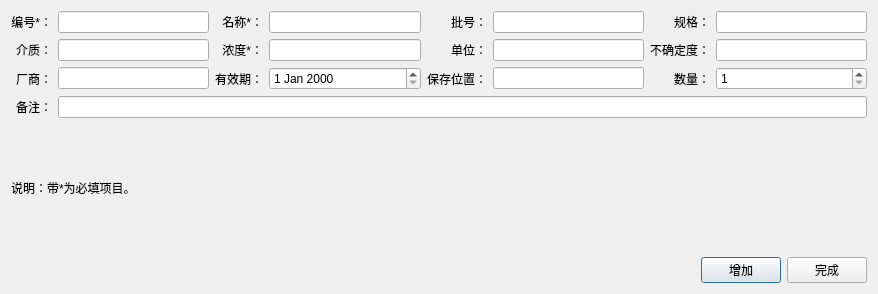
<?xml version="1.0" encoding="UTF-8"?>
<ui version="4.0">
 <class>RMAddUI</class>
 <widget class="QDialog" name="RMAddUI">
  <property name="geometry">
   <rect>
    <x>0</x>
    <y>0</y>
    <width>878</width>
    <height>294</height>
   </rect>
  </property>
  <property name="windowTitle">
   <string>Dialog</string>
  </property>
  <layout class="QVBoxLayout" name="verticalLayout">
   <item>
    <layout class="QGridLayout" name="gridLayout">
     <item row="0" column="4">
      <widget class="QLabel" name="label_4">
       <property name="text">
        <string>批号：</string>
       </property>
       <property name="alignment">
        <set>Qt::AlignRight|Qt::AlignTrailing|Qt::AlignVCenter</set>
       </property>
      </widget>
     </item>
     <item row="0" column="3">
      <widget class="QLineEdit" name="lineEdit_name"/>
     </item>
     <item row="3" column="0">
      <widget class="QLabel" name="label_12">
       <property name="text">
        <string>备注：</string>
       </property>
       <property name="alignment">
        <set>Qt::AlignRight|Qt::AlignTrailing|Qt::AlignVCenter</set>
       </property>
      </widget>
     </item>
     <item row="2" column="7">
      <widget class="QSpinBox" name="spinBox_amount">
       <property name="minimum">
        <number>1</number>
       </property>
      </widget>
     </item>
     <item row="1" column="3">
      <widget class="QDoubleEdit" name="lineEdit_conc"/>
     </item>
     <item row="0" column="2">
      <widget class="QLabel" name="label_3">
       <property name="text">
        <string>名称*：</string>
       </property>
       <property name="alignment">
        <set>Qt::AlignRight|Qt::AlignTrailing|Qt::AlignVCenter</set>
       </property>
      </widget>
     </item>
     <item row="1" column="2">
      <widget class="QLabel" name="label_5">
       <property name="text">
        <string>浓度*：</string>
       </property>
       <property name="alignment">
        <set>Qt::AlignRight|Qt::AlignTrailing|Qt::AlignVCenter</set>
       </property>
      </widget>
     </item>
     <item row="1" column="4">
      <widget class="QLabel" name="label_6">
       <property name="text">
        <string>单位：</string>
       </property>
       <property name="alignment">
        <set>Qt::AlignRight|Qt::AlignTrailing|Qt::AlignVCenter</set>
       </property>
      </widget>
     </item>
     <item row="3" column="1" colspan="7">
      <widget class="QLineEdit" name="lineEdit_mark"/>
     </item>
     <item row="0" column="6">
      <widget class="QLabel" name="label_7">
       <property name="text">
        <string>规格：</string>
       </property>
       <property name="alignment">
        <set>Qt::AlignRight|Qt::AlignTrailing|Qt::AlignVCenter</set>
       </property>
      </widget>
     </item>
     <item row="1" column="0">
      <widget class="QLabel" name="label_2">
       <property name="text">
        <string>介质：</string>
       </property>
       <property name="alignment">
        <set>Qt::AlignRight|Qt::AlignTrailing|Qt::AlignVCenter</set>
       </property>
      </widget>
     </item>
     <item row="1" column="6">
      <widget class="QLabel" name="label_8">
       <property name="text">
        <string>不确定度：</string>
       </property>
       <property name="alignment">
        <set>Qt::AlignRight|Qt::AlignTrailing|Qt::AlignVCenter</set>
       </property>
      </widget>
     </item>
     <item row="0" column="1">
      <widget class="QLineEdit" name="lineEdit_number"/>
     </item>
     <item row="2" column="6">
      <widget class="QLabel" name="label_14">
       <property name="text">
        <string>数量：</string>
       </property>
       <property name="alignment">
        <set>Qt::AlignRight|Qt::AlignTrailing|Qt::AlignVCenter</set>
       </property>
      </widget>
     </item>
     <item row="0" column="0">
      <widget class="QLabel" name="label">
       <property name="text">
        <string>编号*：</string>
       </property>
       <property name="alignment">
        <set>Qt::AlignRight|Qt::AlignTrailing|Qt::AlignVCenter</set>
       </property>
      </widget>
     </item>
     <item row="2" column="2">
      <widget class="QLabel" name="label_9">
       <property name="text">
        <string>有效期：</string>
       </property>
       <property name="alignment">
        <set>Qt::AlignRight|Qt::AlignTrailing|Qt::AlignVCenter</set>
       </property>
      </widget>
     </item>
     <item row="2" column="5">
      <widget class="QLineEdit" name="lineEdit_storePos"/>
     </item>
     <item row="0" column="7">
      <widget class="QLineEdit" name="lineEdit_spec"/>
     </item>
     <item row="1" column="7">
      <widget class="QLineEdit" name="lineEdit_Uncertainty"/>
     </item>
     <item row="1" column="1">
      <widget class="QLineEdit" name="lineEdit_solvent"/>
     </item>
     <item row="2" column="4">
      <widget class="QLabel" name="label_10">
       <property name="text">
        <string>保存位置：</string>
       </property>
       <property name="alignment">
        <set>Qt::AlignRight|Qt::AlignTrailing|Qt::AlignVCenter</set>
       </property>
      </widget>
     </item>
     <item row="2" column="0">
      <widget class="QLabel" name="label_11">
       <property name="text">
        <string>厂商：</string>
       </property>
       <property name="alignment">
        <set>Qt::AlignRight|Qt::AlignTrailing|Qt::AlignVCenter</set>
       </property>
      </widget>
     </item>
     <item row="1" column="5">
      <widget class="QLineEdit" name="lineEdit_unit"/>
     </item>
     <item row="2" column="1">
      <widget class="QLineEdit" name="lineEdit_manufactor"/>
     </item>
     <item row="2" column="3">
      <widget class="QDateEdit" name="dateEdit_validity"/>
     </item>
     <item row="0" column="5">
      <widget class="QLineEdit" name="lineEdit_lotNumber"/>
     </item>
    </layout>
   </item>
   <item>
    <widget class="QLabel" name="label_13">
     <property name="text">
      <string>说明：带*为必填项目。</string>
     </property>
    </widget>
   </item>
   <item>
    <layout class="QHBoxLayout" name="horizontalLayout" stretch="0,1,1">
     <item>
      <spacer name="horizontalSpacer">
       <property name="orientation">
        <enum>Qt::Horizontal</enum>
       </property>
       <property name="sizeHint" stdset="0">
        <size>
         <width>824</width>
         <height>20</height>
        </size>
       </property>
      </spacer>
     </item>
     <item>
      <widget class="QPushButton" name="btAdd">
       <property name="text">
        <string>增加</string>
       </property>
      </widget>
     </item>
     <item>
      <widget class="QPushButton" name="btFinished">
       <property name="text">
        <string>完成</string>
       </property>
      </widget>
     </item>
    </layout>
   </item>
  </layout>
 </widget>
 <customwidgets>
  <customwidget>
   <class>QDoubleEdit</class>
   <extends>QLineEdit</extends>
   <header location="global">qdoubleedit.h</header>
  </customwidget>
 </customwidgets>
 <resources/>
 <connections/>
</ui>
